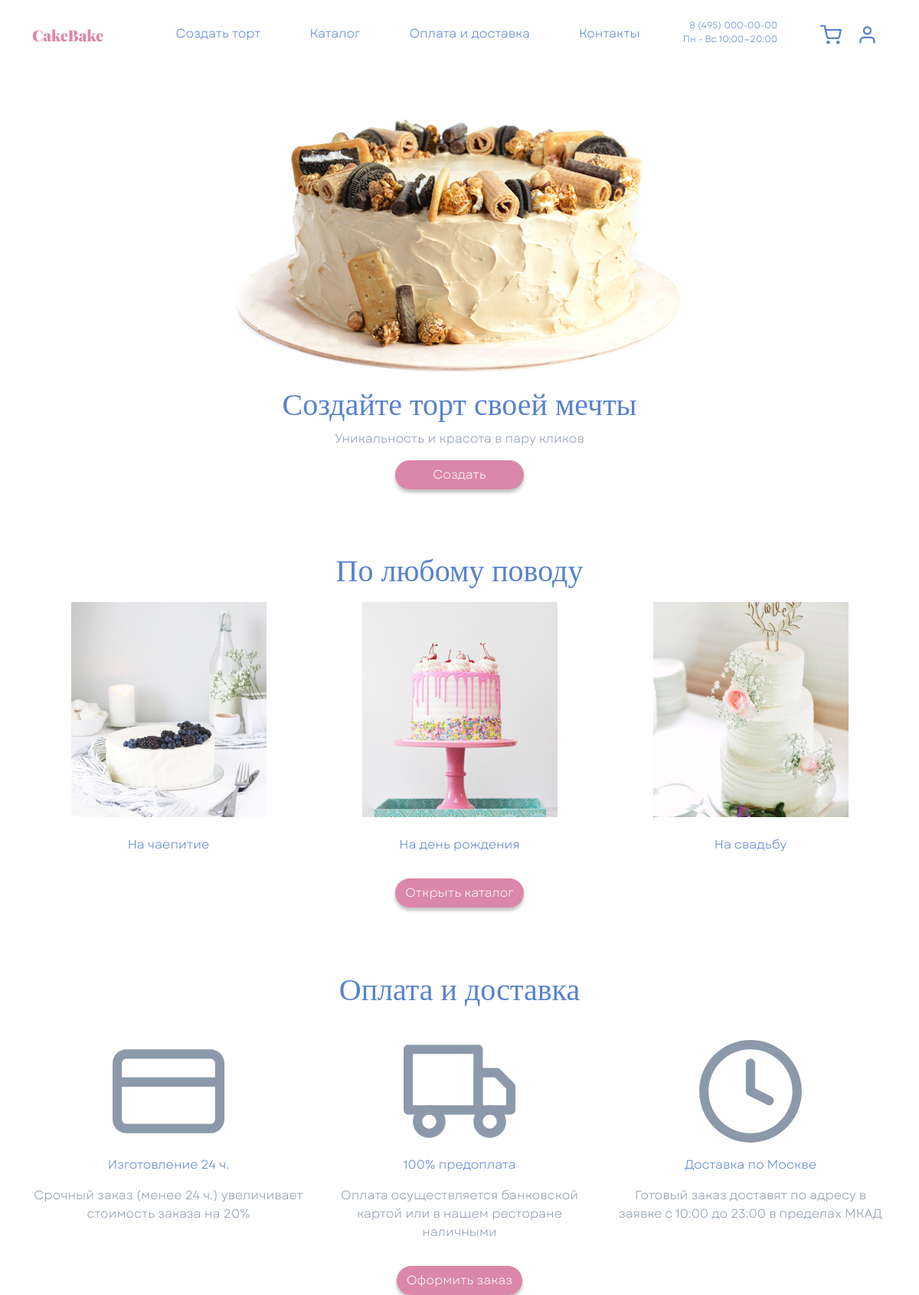
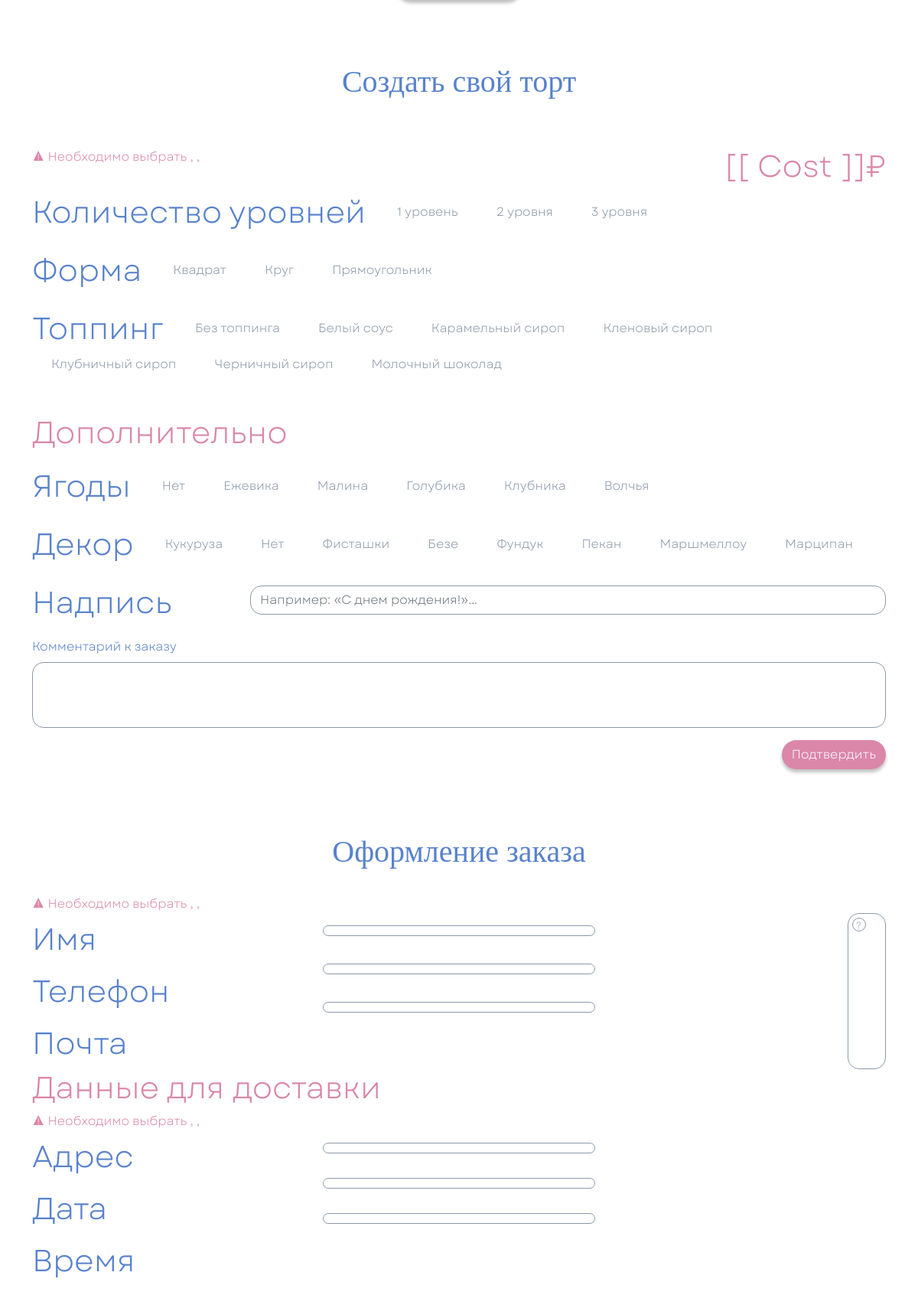
The page /?catalog_cake=tea-cake-1 (upper part) on the database its author committed (2 pictures, top to bottom).
### catalog/models.py (models this page shows, shortened)
class CakeOption(models.Model):
    class Kind(models.TextChoices):
        LEVEL = "level", "Количество уровней"
        SHAPE = "shape", "Форма"
        TOPPING = "topping", "Топпинг"
        BERRY = "berry", "Ягоды"
        DECOR = "decor", "Декор"
    kind = models.CharField(
        max_length=20,
        choices=Kind.choices,
        verbose_name="Тип опции",
    )
    name = models.CharField(
        max_length=100,
        verbose_name="Название",
    )
    price = models.PositiveIntegerField(
        verbose_name="Стоимость",
    )
    is_active = models.BooleanField(
        default=True,
        verbose_name="Активна",
    )
    sort_order = models.PositiveSmallIntegerField(
        default=0,
        verbose_name="Порядок сортировки",
    )
    class Meta:
        verbose_name = "Опция торта"
        verbose_name_plural = "Опции торта"
        ordering = ("kind", "sort_order", "id")
        constraints = [
            models.UniqueConstraint(
                fields=("kind", "name"),
                name="catalog_cakeoption_kind_name_unique",
            )
        ]

### core/views.py (the view, shortened to what this page needs)
# urls.py: path('', index, name='index'),
def index(request):
    selected_catalog_cake = None
    reorder_data = None
    selected_catalog_slug = request.GET.get("catalog_cake", "").strip()
    if selected_catalog_slug:
        selected_catalog_cake = get_object_or_404(
            CatalogCake,
            slug=selected_catalog_slug,
            is_active=True,
        )
    repeat_order_id = request.GET.get("repeat_order", "").strip()
    level_options = get_builder_options("level")
    shape_options = get_builder_options("shape")
    topping_options = get_builder_options("topping")
    berry_options = get_builder_options("berry")
    decor_options = get_builder_options("decor")
    builder_data = {
        "labels": {
            "Levels": {str(option.id): option.name for option in level_options},
            "Forms": {str(option.id): option.name for option in shape_options},
            "Toppings": {str(option.id): option.name for option in topping_options},
            "Berries": {str(option.id): option.name for option in berry_options},
            "Decors": {str(option.id): option.name for option in decor_options},
        },
        "costs": {
            "Levels": {str(option.id): option.price for option in level_options},
            "Forms": {str(option.id): option.price for option in shape_options},
            "Toppings": {str(option.id): option.price for option in topping_options},
            "Berries": {str(option.id): option.price for option in berry_options},
            "Decors": {str(option.id): option.price for option in decor_options},
            "Words": INSCRIPTION_PRICE,
        },
    }
    context = {
        "level_options": level_options,
        "shape_options": shape_options,
        "topping_options": topping_options,
        "berry_options": berry_options,
        "decor_options": decor_options,
        "builder_data_json": json.dumps(builder_data, ensure_ascii=False),
        "selected_catalog_cake_json": json.dumps(
            {
                "id": selected_catalog_cake.id,
                "name": selected_catalog_cake.name,
                "occasion": CATALOG_OCCASION_LABELS.get(
                    selected_catalog_cake.occasion,
                    selected_catalog_cake.occasion,
                ),
                "price": selected_catalog_cake.base_price,
                "description": selected_catalog_cake.description,
            } if selected_catalog_cake else None,
            ensure_ascii=False,
        ),
        "reorder_data_json": json.dumps(reorder_data, ensure_ascii=False),
    }
    return render(request, "index.html", context)

### core/context_processors.py (called while the page is built)
def project_settings(request):
    return {
        "jivosite_widget_id": settings.JIVOSITE_WIDGET_ID,
    }

### core/views.py (called while the page is built)
def get_builder_options(kind):
    return list(
        CakeOption.objects.filter(
        kind=kind,
        is_active=True,
        ).order_by("sort_order", "id")
    )

### templates/index.html (shortened to what this page needs)
{% extends 'base.html' %}
{% load static %}
{% block content %}
<div class="container mt-header">
	<article class="row position-relative">
		<div class="col-12 col-xxl-6 d-flex justify-content-center">
			<img src="{% static 'img/Cake.png' %}" alt="">
		</div>
		<div class="col-12 col-xxl-6 d-flex flex-column justify-content-center align-items-center align-items-xxl-start">
			<h1 class="font_Gogh fs_40 cake_blue">Создайте торт своей мечты</h1>
			<span class="cake_grey fw-lighter">Уникальность и красота в пару кликов</span>
			<a href="#step3" class="btn text-white rounded-pill px-5 mt-3 shadow-none cake__button cake__bg_pink">Создать</a>
		</div>
	</article>
	<article class="row pt-header d-flex justify-content-center" id="step2">
		<h2 class="font_Gogh fs_40 cake_blue text-center mb-3">По любому поводу</h2>
		<div class="col-12 col-sm-6 col-lg-4 d-flex flex-column align-items-center">
			<div class="card border-0 cake__hover">
				<a href="{% url 'catalog:list' %}?occasion=tea" class="card-img-overlay"></a>
				<img src="{% static 'img/image1.png' %}" alt="" class="">
				<span class="cake_blue mt-4 fw-lighter mb-4 text-center">На чаепитие</span>
			</div>
		</div>
		<div class="col-12 col-sm-6 col-lg-4 d-flex flex-column align-items-center">
			<div class="card border-0 cake__hover">
				<a href="{% url 'catalog:list' %}?occasion=birthday" class="card-img-overlay"></a>
				<img src="{% static 'img/image2.png' %}" alt="" class="">
				<span class="cake_blue mt-4 fw-lighter mb-4 text-center">На день рождения</span>
			</div>
		</div>
		<div class="col-12 col-sm-6 col-lg-4 d-flex flex-column align-items-center">
			<div class="card border-0 cake__hover">
				<a href="{% url 'catalog:list' %}?occasion=wedding" class="card-img-overlay"></a>
				<img src="{% static 'img/image3.png' %}" alt="" class="">
				<span class="cake_blue mt-4 fw-lighter mb-4 text-center">На свадьбу</span>
			</div>
		</div>
		<div class="d-flex justify-content-center mt-2">
			<a href="{% url 'catalog:list' %}" class="btn text-white rounded-pill shadow-none cake__button cake__bg_pink">Открыть каталог</a>
		</div>
	</article>
	<article class="row pt-header text-center d-flex justify-content-center">
		<h2 class="font_Gogh fs_40 cake_blue text-center mb-5">Оплата и доставка</h2>
		<div class="col-12 col-sm-6 col-lg-4 d-flex flex-column align-items-center">
			<div class="d-flex align-items-center" style="height: 120px">
				<img src="{% static 'img/clock.svg' %}" alt="">
			</div>
			<span class="cake_blue mt-4 fw-lighter">Изготовление 24 ч.</span>
			<p class="cake_grey mt-3">Срочный заказ (менее 24 ч.) увеличивает стоимость заказа на 20%</p>
		</div>
		<div class="col-12 col-sm-6 col-lg-4 d-flex flex-column align-items-center">
			<div class="d-flex align-items-center" style="height: 120px">
				<img src="{% static 'img/card.svg' %}" alt="">
			</div>
			<span class="cake_blue mt-4 fw-lighter">100% предоплата</span>
			<p class="cake_grey mt-3">Оплата осуществляется банковской картой или в нашем ресторане наличными</p>
		</div>
		<div class="col-12 col-sm-6 col-lg-4 d-flex flex-column align-items-center">
			<div class="d-flex align-items-center" style="height: 120px">
				<img src="{% static 'img/deliv.svg' %}" alt="">
			</div>
			<span class="cake_blue mt-4 fw-lighter">Доставка по Москве</span>
			<p class="cake_grey mt-3">Готовый заказ доставят по адресу в заявке с 10:00 до 23:00 в пределах МКАД</p>
		</div>
		<div class="d-flex justify-content-center">
			<a href="#step3" class="btn text-white rounded-pill mt-3 shadow-none cake__button cake__bg_pink">Оформить заказ</a>
		</div>
	</article>
	<article id="VueApp">
		<section class="row pt-header" id="step3">
			<h2 class="font_Gogh fs_40 cake_blue text-center">Создать свой торт</h2>
			<v-form :validation-schema="schema1" @submit="ToStep4">
				<div class="d-flex justify-content-end align-items-center position-relative">
				<span class="cake_pink position-absolute start-0 top-50">
					<error-message name="lvls" class="from__alert"></error-message>
					<error-message name="form" class="from__alert"></error-message>
				</span>
					<span class="z-index-1 fs_40 cake_pink text-end mt-5" id="cost">[[ Cost ]]₽</span>
				</div>
				<div class="d-flex align-items-center flex-wrap mb-3">
					<span class="me-3 fs_40 cake_blue">Количество уровней</span>
					{% for option in level_options %}
					<label for="level{{ option.id }}" class="mx-2 px-3 py-1 cake_grey cake__label">{{ option.name }}</label>
					{% endfor %}
				</div>
				<div class="d-flex align-items-center flex-wrap mb-3">
					<span class="me-3 fs_40 cake_blue">Форма</span>
					{% for option in shape_options %}
					<label for="shape{{ option.id }}" class="mx-2 px-3 py-1 cake_grey cake__label">{{ option.name }}</label>
					{% endfor %}
				</div>
				<div class="d-flex align-items-center flex-wrap mb-3">
					<span class="me-3 fs_40 cake_blue">Топпинг</span>
					{% for option in topping_options %}
					<label for="topping{{ option.id }}" class="mx-2 px-3 py-1 cake_grey cake__label">{{ option.name }}</label>
					{% endfor %}
				</div>
				<h1 class="me-3 fs_40 cake_pink mb-3 mt-5">Дополнительно</h1>
				<div class="d-flex align-items-center flex-wrap mb-3">
					<span class="me-3 fs_40 cake_blue">Ягоды</span>
					{% for option in berry_options %}
					<label for="berry{{ option.id }}" class="mx-2 px-3 py-1 cake_grey cake__label">{{ option.name }}</label>
					{% endfor %}
				</div>
				<div class="d-flex align-items-center flex-wrap mb-3">
					<span class="me-3 fs_40 cake_blue">Декор</span>
					{% for option in decor_options %}
					<label for="decor{{ option.id }}" class="mx-2 px-3 py-1 cake_grey cake__label">{{ option.name }}</label>
					{% endfor %}
				</div>
				<div class="row mb-3">
					<div class="col-5 col-md-4 col-lg-3">
						<label class="me-3 fs_40 cake_blue" for="words">Надпись</label>
					</div>
					<div class="col-7 col-md-8 col-lg-9 pt-2">
						<input v-model="Words" :class="Words ? 'cake__border_blue': ''" type="text" name="words" id="words" placeholder="Например: «С днем рождения!»..." class="form-control cake__textinput">
					</div>
				</div>
				<div>
					<label for="comment" class="cake_blue">Комментарий к заказу</label>
					<textarea v-model="Comments" :class="Comments ? 'cake__border_blue': ''" name="comment" id="comment" rows="3" class="form-control mt-2 cake__textinput" style="resize: none"></textarea>
				</div>
				<div class="d-flex justify-content-end">
					<button type="submit" class="btn text-white rounded-pill mt-3 shadow-none cake__button cake__bg_pink">Подтвердить</button>
				</div>
			</v-form>
		</section>
		<section class="row pt-header" id="step4" v-if="Designed">
			<v-form :validation-schema="schema2" @submit="submitOrder">
				<div class="col">
					<div class="d-flex flex-column position-relative pb-5">
						<h2 class="fs_40 font_Gogh cake_blue text-center align-self-center">Оформление заказа</h2>
						<span class="cake_pink mt-2 position-absolute bottom-0">
							<error-message name="name" class="from__alert"></error-message>
							<error-message name="phone" class="from__alert"></error-message>
						</span>
					</div>
					<div class="row">
						<div class="col-6 col-lg-4 d-flex flex-column">
							<label for="name" class="my-1 fs_40 cake_blue">Имя</label>
							<label for="phone" class="my-1 fs_40 cake_blue">Телефон</label>
							<label for="email" class="my-1 fs_40 cake_blue">Почта</label>
						</div>
						<div class="col-6 col-lg-4 d-flex flex-column">
							<div class="position-relative pb-1">
								<v-field v-model="Name" :class="Name ? 'cake__border_blue': ''" type="text" name="name" id="name" placeholder="Введите ваше имя" class="form-control my-3 cake__textinput"></v-field>
							</div>
							<div class="position-relative pb-1">
								<v-field v-model="Phone" :class="Phone ? 'cake__border_blue': ''" type="tel" name="phone" id="phone" placeholder="Введите номер" class="form-control my-3 cake__textinput"></v-field>
							</div>
							<div class="position-relative pb-1">
								<v-field v-model="Email" :class="Email ? 'cake__border_blue': ''" type="email" name="email" id="email" placeholder="Введите почту" class="form-control my-3 cake__textinput"></v-field>
							</div>
						</div>
						<div class="col-12 col-lg-4 d-flex justify-content-center justify-content-lg-end">
							<div class="cake__card p-4 position-relative cake_grey">
								<span class="cake__badge rounded-pill">?</span>
							</div>
						</div>
					</div>
					<div class="d-flex flex-column position-relative pb-4">
						<h2 class="fs_40 cake_pink">Данные для доставки</h2>
						<span class="cake_pink mt-2 position-absolute bottom-0">
							<error-message name="address" class="from__alert"></error-message>
							<error-message name="date" class="from__alert"></error-message>
						</span>
					</div>
					<div class="row">
						<div class="col-6 col-lg-4 d-flex flex-column">
							<label for="address" class="my-1 fs_40 cake_blue">Адрес</label>
							<label for="date" class="my-1 fs_40 cake_blue">Дата</label>
							<label for="time" class="my-1 fs_40 cake_blue">Время</label>
						</div>
						<div class="col-6 col-lg-4 d-flex flex-column">
							<v-field v-model="Address" :class="Address ? 'cake__border_blue': ''" type="text" name="address" id="address" placeholder="Введите ваш адрес" class="form-control my-3 cake__textinput"></v-field>
							<v-field v-model="Dates" :class="Dates ? 'cake__border_blue': ''" type="date" name="date" id="date" placeholder="ДД.ММ.ГГ" class="form-control my-3 cake__textinput"></v-field>
							<v-field v-model="Time" :class="Time ? 'cake__border_blue': ''" type="time" name="time" id="time" placeholder="00:00" class="form-control my-3 cake__textinput"></v-field>
						</div>
					</div>
				</div>
			</v-form>
		</section>
	</article>
</div>
{% endblock %}

### static/css/Style.css (style rules this page uses)
.font_Gogh { font-family: Gogh; }
html { height: 100%; }
* { font-family: Garet, serif; font-size: 16px; font-weight: normal; }
body { background-color: white; min-height: 100%; display: grid; grid-template-rows: auto 1fr auto; }
.mt-header { margin-top: calc(58px + 1.6rem); }
.pt-header { padding-top: calc(58px + 1.6rem); }
.cake_pink { color: #DA87A9 !important; }
.cake__bg_pink { background-color: #DA87A9 !important; }
.cake_blue { color: #5882CD !important; }
.cake_grey { color: #8C99AA !important; }
.cake__button { box-shadow: 0 4px 4px rgba(0, 0, 0, 0.25) !important; border-radius: 15px; }
.cake__label { border: 1px solid white; border-radius: 15px; }
.cake__textinput { border: 1px solid #8C99AA; border-radius: 15px; color: #5882CD !important; }
.cake__card { z-index: -1; border: 1px solid #8C99AA; border-radius: 15px; display: flex; flex-direction: column; max-width: 255px; }
.cake__badge { position: absolute; border: 1px solid #8C99AA; height: 18px; width: 18px; top: 5px; left: 5px; font-size: 12px; padding-left: 4px; }
.from__alert:not(:last-child):after { content: ','; }
.from__alert:first-child:before { content: '⚠ Необходимо выбрать '; }
.fs_40 { font-size: 40px; }
.z-index-1 { z-index: -1; }

### rows shown on the page
CakeOption: name "1 уровень"
CakeOption: name "2 уровня"
CakeOption: name "3 уровня"
CakeOption: name "Квадрат"
CakeOption: name "Круг"
CakeOption: name "Прямоугольник"
CakeOption: name "Без топпинга"
CakeOption: name "Белый соус"
CakeOption: name "Карамельный сироп"
CakeOption: name "Кленовый сироп"
CakeOption: name "Клубничный сироп"
CakeOption: name "Черничный сироп"
CakeOption: name "Молочный шоколад"
CakeOption: name "Нет"
CakeOption: name "Ежевика"
CakeOption: name "Малина"
CakeOption: name "Голубика"
CakeOption: name "Клубника"
CakeOption: name "Волчья"
CakeOption: name "Кукуруза"
CakeOption: name "Нет"
CakeOption: name "Фисташки"
CakeOption: name "Безе"
CakeOption: name "Фундук"
CakeOption: name "Пекан"
CakeOption: name "Маршмеллоу"
CakeOption: name "Марципан"
